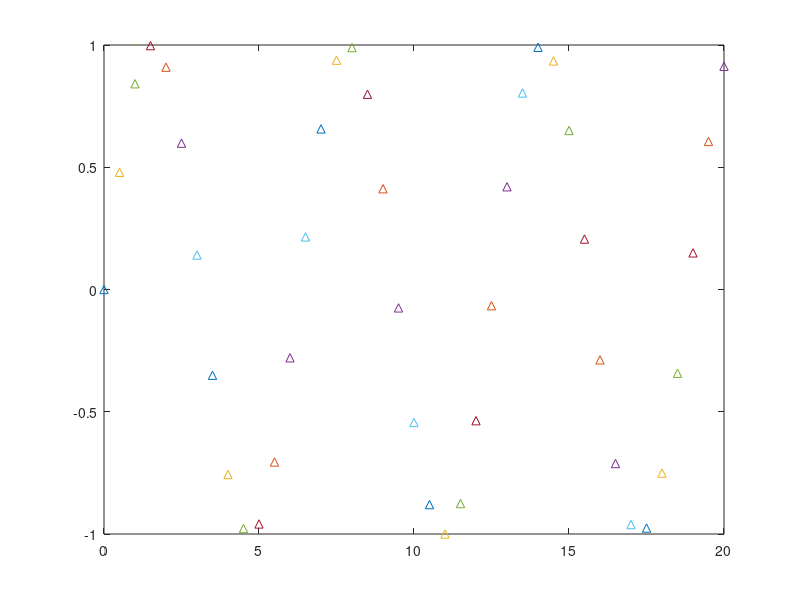

Source code (MATLAB):
clc
clear all
close all 

figure(1)

val_x=[]
val_y=[]
contador = 1;

for x = 0:0.5:20
    y = sin(x);
    val_x(contador)=x;
    val_y(contador)=y;
    plot(x,y,'^',LineWidth=1)
    
    hold on
    drawnow
    pause(0.2)

    contador = contador +1; 

end
